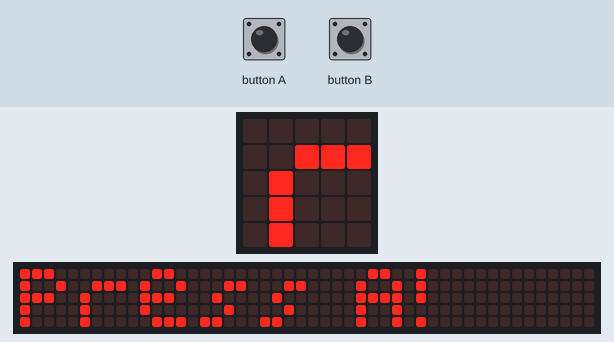
Simulated run of this program. Board: BBC micro:bit running MicroPython. Parts: the board's 5×5 LED display, a strip that is not on the board, showing the scrolling text unrolled. Inputs (shaded band) come from the test bench. Files the program writes start out absent; the 48×5 strip is a reading aid, not a part: it shows the text the display is scrolling, unrolled, one strip-width of it at a time.

Above: at 1.27 s.
1.3 s: button A pressed for 0.15 s
2.0 s: button B pressed for 0.15 s
At 7.6 s:
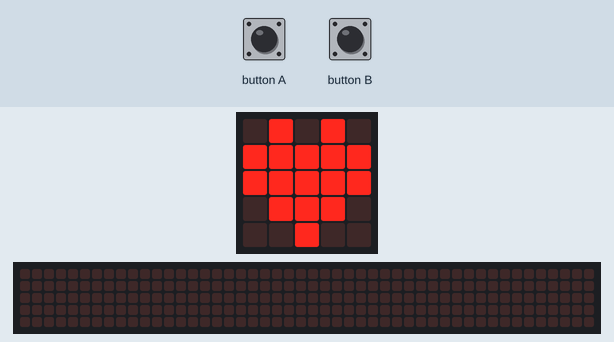
At 10.4 s:
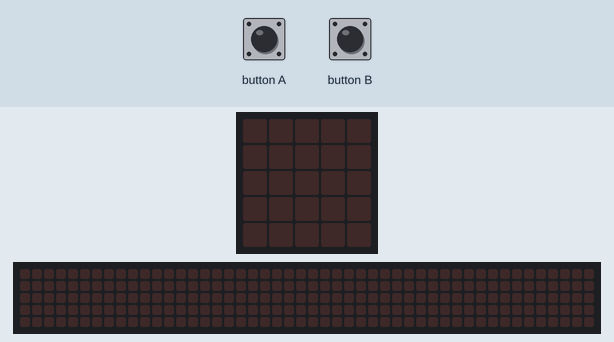
Timing chart, 0 to 11.9 s (numbered marks = the images above; inputs shaded):
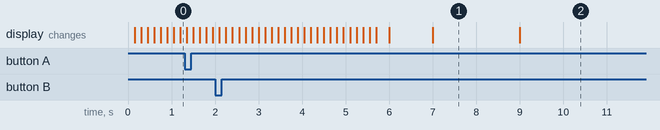

The program:

filesystem_sample.py
```python
from microbit import *
import math
import utime

while True:
    display.scroll("Press A!")
    if button_a.was_pressed():
        break

display.show(Image.SQUARE)
sleep(1000)

with open('hello.txt', 'w') as my_file:
    while True:
        if button_b.was_pressed():
            display.show(Image.HEART)
            sleep(2000)
            display.clear()
            break

        # 起動後の経過時間(ms): 加速度(g): 加速度ベクトル(x,y,z)
        t = utime.ticks_ms()
        xyz = accelerometer.get_values()
        length = math.sqrt(math.pow(xyz[0], 2) + math.pow(xyz[1], 2) + math.pow(xyz[2], 2))
        my_file.write(str(t) + ": " + str(length) + ": " + str(xyz) + "\n")
        display.show(Image.YES)
        # sleep(100)
        # display.clear()
        # sleep(100)
```

Measured:
- after the input at 2.0 s, the display: first differs from a run without the input after 5.0 s (image 1)
- what the display in image 1 shows lasts 2.0 s, from 7.0 s to 9.0 s
